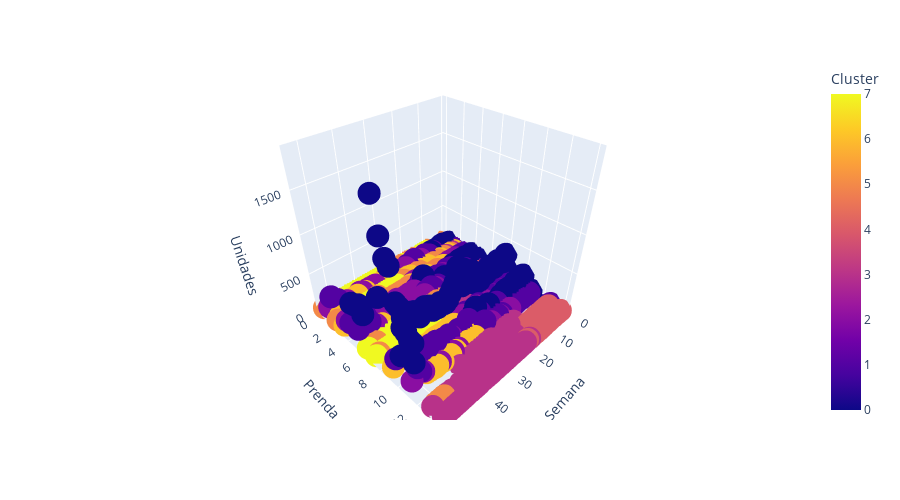

This figure's notebook cell:
### Code cell
fig = px.scatter_3d(df, x='Semana', y='Prenda', z='Unidades', color = 'Cluster')

fig.update_layout(height = 500)
fig

### Figure 1 — Plotly figure (JSON) as saved in the notebook; plotly's stock layout.template omitted (floating-point values rounded to 4 significant figures; data arrays with more than 128 entries replaced by an {"elided": "..."} marker saying what was removed)
{"data": [{"hovertemplate": "Semana=%{x}<br>Prenda=%{y}<br>Unidades=%{z}<br>Cluster=%{marker.color}<extra></extra>", "legendgroup": "", "marker": {"color": {"elided": "740 int values"}, "coloraxis": "coloraxis", "symbol": "circle"}, "mode": "markers", "name": "", "scene": "scene", "showlegend": false, "type": "scatter3d", "x": {"elided": "740 int values"}, "y": {"elided": "740 int values"}, "z": {"elided": "740 int values"}}], "layout": {"coloraxis": {"colorbar": {"title": {"text": "Cluster"}}, "colorscale": [[0, "#0d0887"], [0.1111, "#46039f"], [0.2222, "#7201a8"], [0.3333, "#9c179e"], [0.4444, "#bd3786"], [0.5556, "#d8576b"], [0.6667, "#ed7953"], [0.7778, "#fb9f3a"], [0.8889, "#fdca26"], [1, "#f0f921"]]}, "height": 500, "legend": {"tracegroupgap": 0}, "margin": {"t": 60}, "scene": {"domain": {"x": [0, 1], "y": [0, 1]}, "xaxis": {"title": {"text": "Semana"}}, "yaxis": {"title": {"text": "Prenda"}}, "zaxis": {"title": {"text": "Unidades"}}}}}
